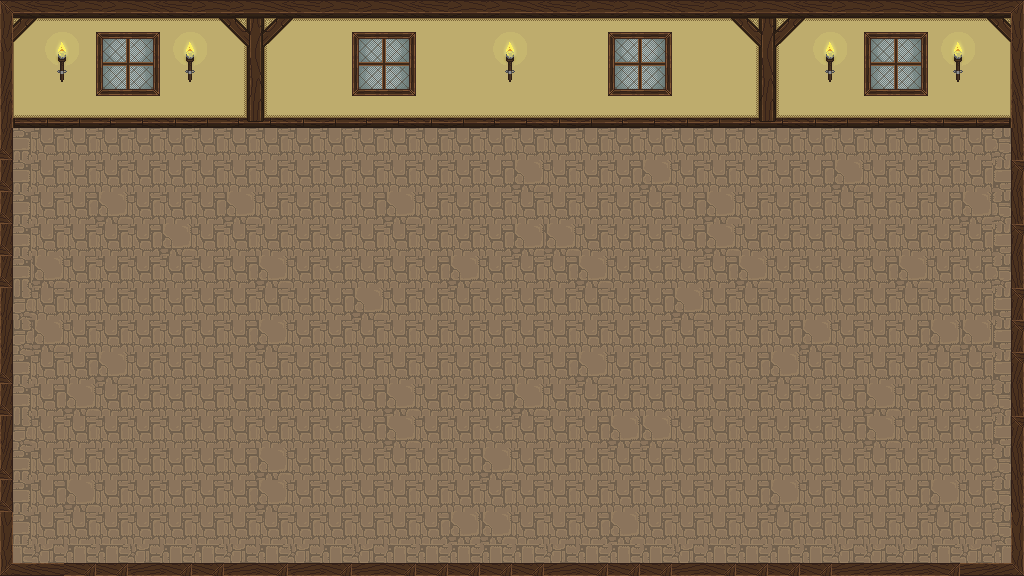

The image is a tile-based game level rendered from a .tmx file. Its description and complete source (layers, tilesets, objects, tile grids) follow:
An orthogonal 32x18 tile map with 32x32 px tiles, 2 tile layers (Kachelebene 1, Kachelebene 2), 9 tilesets.

<map version="1.2" tiledversion="1.2.5" orientation="orthogonal" renderorder="right-down" width="32" height="18" tilewidth="32" tileheight="32" infinite="0" nextlayerid="4" nextobjectid="1">
 <tileset firstgid="1" name="wall 3" tilewidth="64" tileheight="128" tilecount="1" columns="0">
  <grid orientation="orthogonal" width="1" height="1" />
  <tile id="0">
   <image width="64" height="128" source="./wall 3.png" />
  </tile>
 </tileset>
 <tileset firstgid="2" name="wall 1" tilewidth="128" tileheight="128" tilecount="1" columns="0">
  <grid orientation="orthogonal" width="1" height="1" />
  <tile id="0">
   <image width="128" height="128" source="./wall 1.png" />
  </tile>
 </tileset>
 <tileset firstgid="3" name="wall 2" tilewidth="128" tileheight="128" tilecount="1" columns="0">
  <grid orientation="orthogonal" width="1" height="1" />
  <tile id="0">
   <image width="128" height="128" source="./wall 2.png" />
  </tile>
 </tileset>
 <tileset firstgid="4" name="tilesheet" tilewidth="32" tileheight="32" tilecount="432" columns="8">
  <image source="tilesheet.png" width="256" height="1754" />
 </tileset>
 <tileset firstgid="436" name="table 1" tilewidth="126" tileheight="78" tilecount="1" columns="0">
  <grid orientation="orthogonal" width="1" height="1" />
  <tile id="0">
   <image width="126" height="78" source="./table 1.png" />
  </tile>
 </tileset>
 <tileset firstgid="437" name="desk 1" tilewidth="55" tileheight="104" tilecount="1" columns="0">
  <grid orientation="orthogonal" width="1" height="1" />
  <tile id="0">
   <image width="55" height="104" source="./desk 1.png" />
  </tile>
 </tileset>
 <tileset firstgid="438" name="wall 5" tilewidth="64" tileheight="64" tilecount="1" columns="0">
  <grid orientation="orthogonal" width="1" height="1" />
  <tile id="0">
   <image width="64" height="64" source="./wall 5.png" />
  </tile>
 </tileset>
 <tileset firstgid="439" name="window 1" tilewidth="64" tileheight="64" tilecount="1" columns="0">
  <grid orientation="orthogonal" width="1" height="1" />
  <tile id="0">
   <image width="64" height="64" source="./window 1.png" />
  </tile>
 </tileset>
 <tileset firstgid="440" name="torch" tilewidth="64" tileheight="64" tilecount="1" columns="0">
  <grid orientation="orthogonal" width="1" height="1" />
  <tile id="0">
   <image width="64" height="64" source="./torch.png" />
  </tile>
 </tileset>
 <layer id="1" name="Kachelebene 1" width="32" height="18">
  <data encoding="csv">
0,0,0,0,0,0,0,0,0,0,0,0,0,0,0,0,0,0,0,0,0,0,0,0,0,0,0,0,0,0,0,0,
0,0,0,0,0,0,0,0,0,0,0,0,0,0,0,0,0,0,0,0,0,0,0,0,0,0,0,0,0,0,0,0,
0,0,0,0,0,0,0,0,0,0,0,0,0,0,0,0,0,0,0,0,0,0,0,0,0,0,0,0,0,0,0,0,
1,0,2,0,0,0,3,0,0,0,2,0,0,0,2,0,0,0,2,0,0,0,3,0,0,0,2,0,0,0,2147483649,0,
1610612814,87,87,87,87,87,87,87,87,87,87,87,87,87,87,87,87,87,87,87,87,87,87,87,87,87,87,87,87,87,87,3758096463,
1610612814,87,87,87,87,87,87,87,87,87,87,87,87,87,87,87,86,87,87,87,86,87,87,87,87,87,86,87,87,87,87,2684354638,
1610612814,87,87,86,87,87,87,86,87,87,87,87,86,87,87,87,87,87,87,87,87,87,86,87,87,87,87,87,87,87,86,3758096463,
1610612814,87,87,87,87,86,87,87,87,87,87,87,87,87,87,87,86,86,87,87,87,87,86,87,87,87,87,87,87,87,87,2684354638,
1610612814,86,87,87,87,87,87,87,86,87,87,87,87,87,86,87,87,87,86,87,87,87,87,86,87,87,87,87,86,87,87,3758096463,
1610612815,87,87,87,87,87,87,87,87,87,87,86,87,87,87,87,87,87,87,87,87,86,87,87,87,87,87,87,87,87,87,2684354638,
1610612815,86,87,87,87,87,87,87,86,87,87,87,87,87,87,87,87,87,87,87,87,87,87,87,87,86,87,87,87,86,86,2684354638,
1610612814,87,87,86,87,87,87,87,87,87,87,87,87,87,87,87,87,87,86,87,87,87,87,87,86,87,87,87,87,87,87,2684354638,
1610612814,87,86,87,87,87,87,87,87,87,87,87,86,87,87,87,86,87,87,87,87,87,87,87,87,87,87,86,87,87,87,3758096463,
1610612815,87,87,87,87,87,87,87,87,87,87,87,86,87,87,87,87,87,87,86,86,87,87,87,87,87,87,86,87,87,87,2684354638,
1610612814,87,87,87,87,87,87,87,86,87,87,87,87,87,87,86,87,87,87,87,87,87,87,87,87,87,87,87,87,87,87,3758096463,
1610612814,87,86,87,87,87,87,87,86,87,87,87,87,87,87,87,87,87,87,87,87,87,87,87,86,87,87,87,87,86,87,3758096463,
1610612814,87,87,87,87,87,87,87,87,87,87,87,87,87,86,86,87,87,87,86,87,87,87,87,87,87,87,87,87,87,87,3758096463,
3221225550,1073741903,3221225550,3221225550,1073741903,3221225550,3221225550,1073741903,3221225550,1073741903,3221225550,1073741903,3221225550,3221225550,3221225550,3221225550,3221225550,1073741903,3221225550,3221225550,3221225550,1073741903,3221225550,3221225550,3221225550,3221225550,1073741903,1073741903,1073741903,3221225550,1073741903,3221225550
</data>
 </layer>
 <layer id="3" name="Kachelebene 2" width="32" height="18">
  <data encoding="csv">
0,0,0,0,0,0,0,0,0,0,0,0,0,0,0,0,0,0,0,0,0,0,0,0,0,0,0,0,0,0,0,0,
0,0,0,0,0,0,0,0,0,0,0,0,0,0,0,0,0,0,0,0,0,0,0,0,0,0,0,0,0,0,0,0,
0,440,0,439,0,440,0,0,0,0,0,439,0,0,0,440,0,0,0,439,0,0,0,0,0,440,0,439,0,440,0,0,
0,0,0,0,0,0,0,0,0,0,0,0,0,0,0,0,0,0,0,0,0,0,0,0,0,0,0,0,0,0,0,0,
0,0,0,0,0,0,0,0,0,0,0,0,0,0,0,0,0,0,0,0,0,0,0,0,0,0,0,0,0,0,0,0,
0,0,0,0,0,0,0,0,0,0,0,0,0,0,0,0,0,0,0,0,0,0,0,0,0,0,0,0,0,0,0,0,
0,0,0,0,0,0,0,0,0,0,0,0,0,0,0,0,0,0,0,0,0,0,0,0,0,0,0,0,0,0,0,0,
0,0,0,0,0,0,0,0,0,0,0,0,0,0,0,0,0,0,0,0,0,0,0,0,0,0,0,0,0,0,0,0,
0,0,0,0,0,0,0,0,0,0,0,0,0,0,0,0,0,0,0,0,0,0,0,0,0,0,0,0,0,0,0,0,
0,0,0,0,0,0,0,0,0,0,0,0,0,0,0,0,0,0,0,0,0,0,0,0,0,0,0,0,0,0,0,0,
0,0,0,0,0,0,0,0,0,0,0,0,0,0,0,0,0,0,0,0,0,0,0,0,0,0,0,0,0,0,0,0,
0,0,0,0,0,0,0,0,0,0,0,0,0,0,0,0,0,0,0,0,0,0,0,0,0,0,0,0,0,0,0,0,
0,0,0,0,0,0,0,0,0,0,0,0,0,0,0,0,0,0,0,0,0,0,0,0,0,0,0,0,0,0,0,0,
0,0,0,0,0,0,0,0,0,0,0,0,0,0,0,0,0,0,0,0,0,0,0,0,0,0,0,0,0,0,0,0,
0,0,0,0,0,0,0,0,0,0,0,0,0,0,0,0,0,0,0,0,0,0,0,0,0,0,0,0,0,0,0,0,
0,0,0,0,0,0,0,0,0,0,0,0,0,0,0,0,0,0,0,0,0,0,0,0,0,0,0,0,0,0,0,0,
0,0,0,0,0,0,0,0,0,0,0,0,0,0,0,0,0,0,0,0,0,0,0,0,0,0,0,0,0,0,0,0,
438,0,0,0,0,0,0,0,0,0,0,0,0,0,0,0,0,0,0,0,0,0,0,0,0,0,0,0,0,0,2147484086,0
</data>
 </layer>
</map>